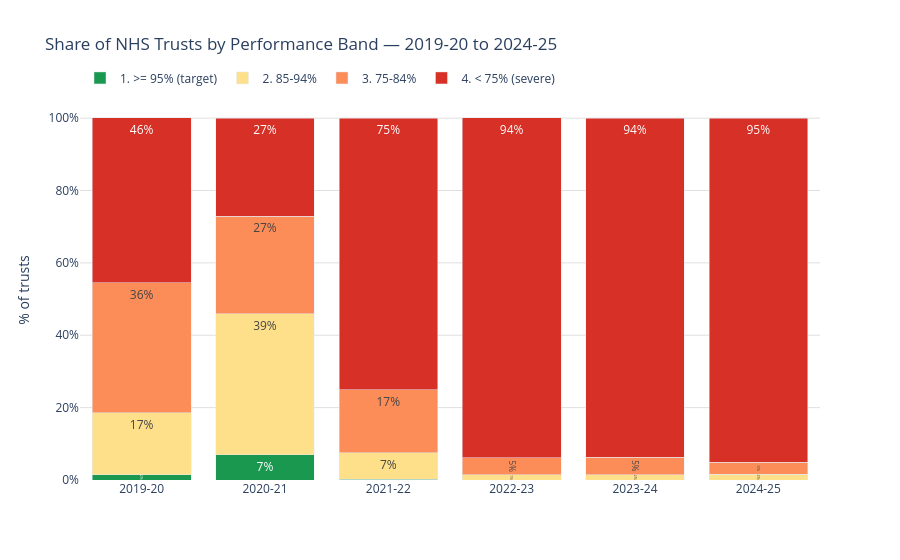

Notebook code for this chart:
### Markdown cell above
## Chart 5 — Performance band distribution over time

Stacked bar showing what share of trusts fell into each performance band each year. The green band at the top (>= 95%) shrinking over time tells a clear story about system-wide decline — it's not just a few struggling trusts pulling the average down, it's the whole distribution shifting.

### Code cell
band_order = ["1. >= 95% (target)", "2. 85-94%", "3. 75-84%", "4. < 75% (severe)"]
band_colors = {
    "1. >= 95% (target)": "#1a9850",
    "2. 85-94%": "#fee08b",
    "3. 75-84%": "#fc8d59",
    "4. < 75% (severe)": "#d73027"
}

band_counts = (
    trust[trust["performance_band"].notna()]
    .groupby(["financial_year", "performance_band"])
    .size()
    .reset_index(name="count")
)

totals = band_counts.groupby("financial_year")["count"].sum().reset_index(name="total")
band_counts = band_counts.merge(totals, on="financial_year")
band_counts["pct"] = (band_counts["count"] / band_counts["total"] * 100).round(1)
band_counts = band_counts[band_counts["performance_band"].isin(band_order)]

fig = px.bar(
    band_counts,
    x="financial_year",
    y="pct",
    color="performance_band",
    title="Share of NHS Trusts by Performance Band — 2019-20 to 2024-25",
    labels={"pct": "% of trusts", "financial_year": "", "performance_band": ""},
    category_orders={"performance_band": band_order},
    color_discrete_map=band_colors,
    barmode="stack",
    text_auto=".0f"
)

fig.update_layout(
    plot_bgcolor="white",
    yaxis=dict(ticksuffix="%", range=[0, 105]),
    legend=dict(orientation="h", yanchor="bottom", y=1.02, traceorder="normal")
)
fig.update_traces(texttemplate="%{y:.0f}%", textposition="inside")
fig.update_xaxes(showgrid=False)
fig.update_yaxes(showgrid=True, gridcolor="#e0e0e0")

fig.write_html("../outputs/figures/plotly_05_performance_band_trend.html")
fig.show()

### Figure 1 — Plotly figure (JSON) as saved in the notebook; plotly's stock layout.template omitted (floating-point values rounded to 4 significant figures)
{"data": [{"hovertemplate": "=%{x}<br>% of trusts=%{y}<extra></extra>", "legendgroup": "1. >= 95% (target)", "marker": {"color": "#1a9850", "pattern": {"shape": ""}}, "name": "1. >= 95% (target)", "orientation": "v", "showlegend": true, "textposition": "inside", "texttemplate": "%{y:.0f}%", "type": "bar", "x": ["2019-20", "2020-21", "2021-22"], "xaxis": "x", "y": [1.5, 7.0, 0.2], "yaxis": "y"}, {"hovertemplate": "=%{x}<br>% of trusts=%{y}<extra></extra>", "legendgroup": "2. 85-94%", "marker": {"color": "#fee08b", "pattern": {"shape": ""}}, "name": "2. 85-94%", "orientation": "v", "showlegend": true, "textposition": "inside", "texttemplate": "%{y:.0f}%", "type": "bar", "x": ["2019-20", "2020-21", "2021-22", "2022-23", "2023-24", "2024-25"], "xaxis": "x", "y": [17.1, 39.0, 7.4, 1.4, 1.5, 1.6], "yaxis": "y"}, {"hovertemplate": "=%{x}<br>% of trusts=%{y}<extra></extra>", "legendgroup": "3. 75-84%", "marker": {"color": "#fc8d59", "pattern": {"shape": ""}}, "name": "3. 75-84%", "orientation": "v", "showlegend": true, "textposition": "inside", "texttemplate": "%{y:.0f}%", "type": "bar", "x": ["2019-20", "2020-21", "2021-22", "2022-23", "2023-24", "2024-25"], "xaxis": "x", "y": [35.9, 26.9, 17.3, 4.8, 4.8, 3.3], "yaxis": "y"}, {"hovertemplate": "=%{x}<br>% of trusts=%{y}<extra></extra>", "legendgroup": "4. < 75% (severe)", "marker": {"color": "#d73027", "pattern": {"shape": ""}}, "name": "4. < 75% (severe)", "orientation": "v", "showlegend": true, "textposition": "inside", "texttemplate": "%{y:.0f}%", "type": "bar", "x": ["2019-20", "2020-21", "2021-22", "2022-23", "2023-24", "2024-25"], "xaxis": "x", "y": [45.6, 27.1, 75.1, 93.9, 93.7, 95.1], "yaxis": "y"}], "layout": {"barmode": "stack", "legend": {"orientation": "h", "title": {"text": ""}, "tracegroupgap": 0, "traceorder": "normal", "y": 1.02, "yanchor": "bottom"}, "plot_bgcolor": "white", "title": {"text": "Share of NHS Trusts by Performance Band — 2019-20 to 2024-25"}, "xaxis": {"anchor": "y", "domain": [0.0, 1.0], "showgrid": false, "title": {"text": ""}}, "yaxis": {"anchor": "x", "domain": [0.0, 1.0], "gridcolor": "#e0e0e0", "range": [0, 105], "showgrid": true, "ticksuffix": "%", "title": {"text": "% of trusts"}}}}
